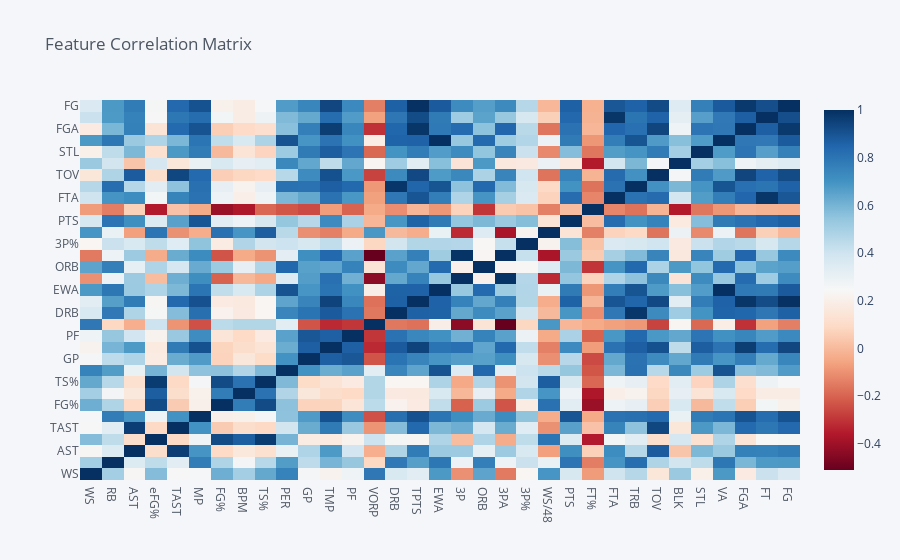

The code cell stored with this chart in its notebook:
### Code cell
corr.iplot(kind='heatmap',colorscale='RdBu',title="Feature Correlation Matrix")

### Figure 1 — Plotly figure (JSON) as saved in the notebook; plotly's stock layout.template omitted (floating-point values rounded to 4 significant figures; data arrays with more than 128 entries replaced by an {"elided": "..."} marker saying what was removed)
{"data": [{"colorscale": [[0, "rgb(103,0,31)"], [0.1, "rgb(178,24,43)"], [0.2, "rgb(214,96,77)"], [0.3, "rgb(244,165,130)"], [0.4, "rgb(253,219,199)"], [0.5, "rgb(247,247,247)"], [0.6, "rgb(209,229,240)"], [0.7, "rgb(146,197,222)"], [0.8, "rgb(67,147,195)"], [0.9, "rgb(33,102,172)"], [1, "rgb(5,48,97)"]], "type": "heatmap", "x": ["WS", "RB", "AST", "eFG%", "TAST", "MP", "FG%", "BPM", "TS%", "PER", "GP", "TMP", "PF", "VORP", "DRB", "TPTS", "EWA", "3P", "ORB", "3PA", "3P%", "WS/48", "PTS", "FT%", "FTA", "TRB", "TOV", "BLK", "STL", "VA", "FGA", "FT", "FG"], "y": ["WS", "RB", "AST", "eFG%", "TAST", "MP", "FG%", "BPM", "TS%", "PER", "GP", "TMP", "PF", "VORP", "DRB", "TPTS", "EWA", "3P", "ORB", "3PA", "3P%", "WS/48", "PTS", "FT%", "FTA", "TRB", "TOV", "BLK", "STL", "VA", "FGA", "FT", "FG"], "z": {"elided": "33x33 float values"}, "zmax": 1, "zmin": -0.5107}], "layout": {"legend": {"bgcolor": "#F5F6F9", "font": {"color": "#4D5663"}}, "paper_bgcolor": "#F5F6F9", "plot_bgcolor": "#F5F6F9", "title": {"font": {"color": "#4D5663"}, "text": "Feature Correlation Matrix"}, "xaxis": {"gridcolor": "#E1E5ED", "showgrid": true, "tickfont": {"color": "#4D5663"}, "title": {"font": {"color": "#4D5663"}, "text": ""}, "zerolinecolor": "#E1E5ED"}, "yaxis": {"gridcolor": "#E1E5ED", "showgrid": true, "tickfont": {"color": "#4D5663"}, "title": {"font": {"color": "#4D5663"}, "text": ""}, "zerolinecolor": "#E1E5ED"}}}
